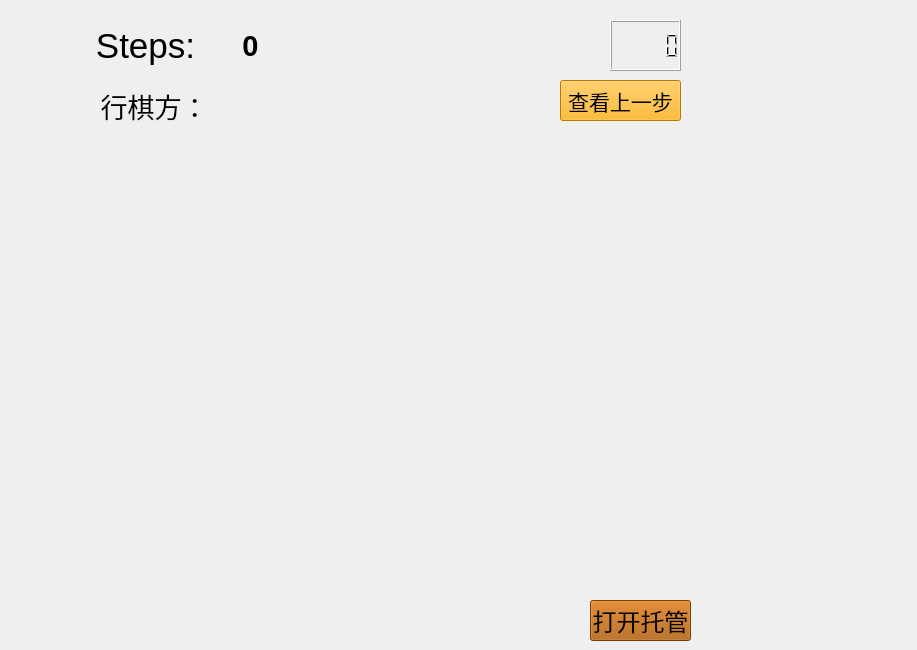
<?xml version="1.0" encoding="UTF-8"?>
<ui version="4.0">
 <class>Widget</class>
 <widget class="QWidget" name="Widget">
  <property name="geometry">
   <rect>
    <x>0</x>
    <y>0</y>
    <width>917</width>
    <height>650</height>
   </rect>
  </property>
  <property name="minimumSize">
   <size>
    <width>917</width>
    <height>650</height>
   </size>
  </property>
  <property name="maximumSize">
   <size>
    <width>917</width>
    <height>650</height>
   </size>
  </property>
  <property name="windowTitle">
   <string>Widget</string>
  </property>
  <property name="autoFillBackground">
   <bool>false</bool>
  </property>
  <widget class="QLabel" name="label">
   <property name="geometry">
    <rect>
     <x>6</x>
     <y>6</y>
     <width>917</width>
     <height>650</height>
    </rect>
   </property>
   <property name="minimumSize">
    <size>
     <width>917</width>
     <height>650</height>
    </size>
   </property>
   <property name="maximumSize">
    <size>
     <width>917</width>
     <height>650</height>
    </size>
   </property>
   <property name="autoFillBackground">
    <bool>false</bool>
   </property>
   <property name="text">
    <string/>
   </property>
   <property name="textFormat">
    <enum>Qt::MarkdownText</enum>
   </property>
   <property name="pixmap">
    <pixmap resource="image.qrc">:/images/pictures/board.jpg</pixmap>
   </property>
   <property name="scaledContents">
    <bool>true</bool>
   </property>
   <property name="wordWrap">
    <bool>false</bool>
   </property>
  </widget>
  <widget class="QPushButton" name="startplay">
   <property name="geometry">
    <rect>
     <x>710</x>
     <y>560</y>
     <width>201</width>
     <height>121</height>
    </rect>
   </property>
   <property name="styleSheet">
    <string notr="true">border-image: url(:/images/pictures/Start1.png);</string>
   </property>
   <property name="text">
    <string/>
   </property>
   <property name="flat">
    <bool>true</bool>
   </property>
  </widget>
  <widget class="QPushButton" name="pushButton">
   <property name="geometry">
    <rect>
     <x>20</x>
     <y>20</y>
     <width>51</width>
     <height>51</height>
    </rect>
   </property>
   <property name="styleSheet">
    <string notr="true">border-image: url(:/images/pictures/setting.jpeg);</string>
   </property>
   <property name="text">
    <string/>
   </property>
   <property name="flat">
    <bool>true</bool>
   </property>
  </widget>
  <widget class="QLabel" name="Round">
   <property name="geometry">
    <rect>
     <x>90</x>
     <y>20</y>
     <width>111</width>
     <height>51</height>
    </rect>
   </property>
   <property name="font">
    <font>
     <pointsize>26</pointsize>
    </font>
   </property>
   <property name="styleSheet">
    <string notr="true"/>
   </property>
   <property name="text">
    <string>Steps:</string>
   </property>
   <property name="alignment">
    <set>Qt::AlignCenter</set>
   </property>
  </widget>
  <widget class="QLabel" name="Round_num">
   <property name="geometry">
    <rect>
     <x>220</x>
     <y>20</y>
     <width>61</width>
     <height>51</height>
    </rect>
   </property>
   <property name="font">
    <font>
     <pointsize>22</pointsize>
     <bold>true</bold>
    </font>
   </property>
   <property name="styleSheet">
    <string notr="true"/>
   </property>
   <property name="text">
    <string>0</string>
   </property>
   <property name="alignment">
    <set>Qt::AlignCenter</set>
   </property>
  </widget>
  <widget class="QLabel" name="Round_2">
   <property name="geometry">
    <rect>
     <x>94</x>
     <y>80</y>
     <width>121</width>
     <height>51</height>
    </rect>
   </property>
   <property name="font">
    <font>
     <pointsize>20</pointsize>
    </font>
   </property>
   <property name="text">
    <string>行棋方：</string>
   </property>
   <property name="alignment">
    <set>Qt::AlignCenter</set>
   </property>
  </widget>
  <widget class="QLabel" name="player">
   <property name="geometry">
    <rect>
     <x>220</x>
     <y>80</y>
     <width>61</width>
     <height>51</height>
    </rect>
   </property>
   <property name="font">
    <font>
     <pointsize>22</pointsize>
    </font>
   </property>
   <property name="styleSheet">
    <string notr="true">color: rgb(0, 85, 255);</string>
   </property>
   <property name="text">
    <string/>
   </property>
   <property name="alignment">
    <set>Qt::AlignCenter</set>
   </property>
  </widget>
  <widget class="QLCDNumber" name="timer">
   <property name="geometry">
    <rect>
     <x>610</x>
     <y>20</y>
     <width>71</width>
     <height>51</height>
    </rect>
   </property>
   <property name="font">
    <font>
     <pointsize>22</pointsize>
     <bold>true</bold>
    </font>
   </property>
  </widget>
  <widget class="QPushButton" name="AI">
   <property name="geometry">
    <rect>
     <x>590</x>
     <y>600</y>
     <width>101</width>
     <height>41</height>
    </rect>
   </property>
   <property name="font">
    <font>
     <pointsize>18</pointsize>
    </font>
   </property>
   <property name="styleSheet">
    <string notr="true">background-color: rgb(170, 85, 0);</string>
   </property>
   <property name="text">
    <string>打开托管</string>
   </property>
  </widget>
  <widget class="QPushButton" name="show_last">
   <property name="geometry">
    <rect>
     <x>560</x>
     <y>80</y>
     <width>121</width>
     <height>41</height>
    </rect>
   </property>
   <property name="font">
    <font>
     <pointsize>16</pointsize>
    </font>
   </property>
   <property name="autoFillBackground">
    <bool>false</bool>
   </property>
   <property name="styleSheet">
    <string notr="true">background-color: rgb(255, 170, 0);</string>
   </property>
   <property name="text">
    <string>查看上一步</string>
   </property>
   <property name="flat">
    <bool>false</bool>
   </property>
  </widget>
 </widget>
 <resources>
  <include location="image.qrc"/>
 </resources>
 <connections/>
</ui>
